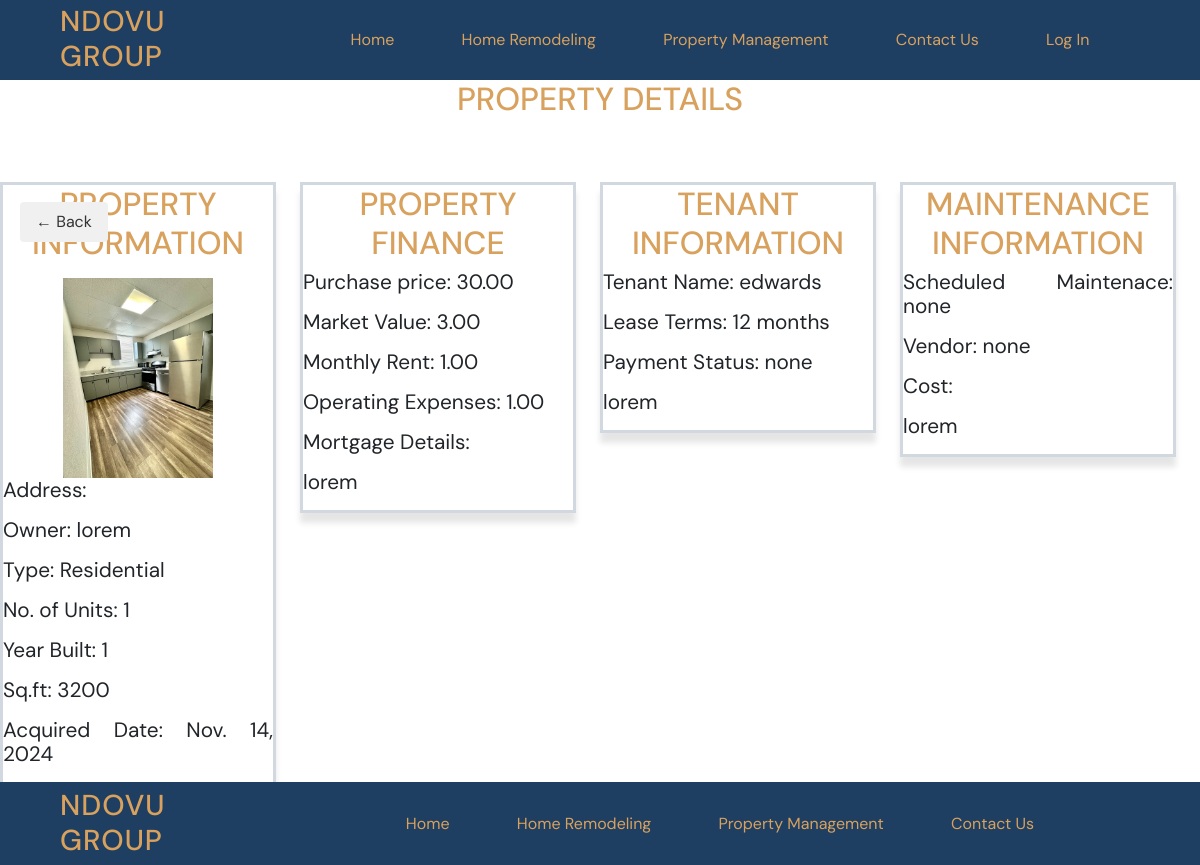
The app's page /property/27/ with its own data.
### property/models.py (models this page shows, shortened)
class PropertyManagement(models.Model):
    property_owner = models.CharField(max_length=128)
    image = models.ImageField(upload_to="static/img")
    address = models.CharField(max_length=200)
    property_type = models.CharField(max_length=50)
    number_of_units = models.CharField(max_length=10)
    year_built = models.TextField()
    square_footage = models.CharField(max_length=10)
    acquired_date = models.DateField()
    def __str__(self):
        return self.property_owner

class PropertyFinance(models.Model):
    purchase_price = MoneyField(max_digits=14, decimal_places=2, default_currency='USD')
    market_value = MoneyField(max_digits=14, decimal_places=2, default_currency='USD')
    monthly_rent = MoneyField(max_digits=14, decimal_places=2, default_currency='USD')
    operating_expenses = MoneyField(max_digits=14, decimal_places=2, default_currency='USD')
    mortgage_details = models.TextField()
    property = models.ForeignKey(PropertyManagement, null=True, blank=True, on_delete=models.CASCADE)

class PropertyTenantInfo(models.Model):
    name = models.CharField(max_length=128)
    lease_terms = models.CharField(max_length=50)
    rent_payment_status = models.CharField(max_length=10)
    property = models.ForeignKey(PropertyManagement, null=True, blank=True, on_delete=models.CASCADE)

class PropertyMaintenanceInfo(models.Model):
    scheduled_maintenance = models.CharField(max_length=128)
    vendor = models.CharField(max_length=50)
    cost = MoneyField(max_digits=14, decimal_places=2, default_currency='USD')
    property = models.ForeignKey(PropertyManagement, null=True, blank=True, on_delete=models.CASCADE)

### property/views.py (the view)
# urls.py: path("<int:pk>/", views.PropertyDetailView.as_view(), name="property_detail"),
class PropertyDetailView(DetailView): # read single, reads a single copy for read-only
        template_name = "property/property_detail.html"
        model = PropertyManagement
        def get_context_data(self, **kwargs):
                context = super().get_context_data(**kwargs)
                property = self.object
                finance = PropertyFinance.objects.filter(property=property).first()
                context["propertyfinance"] = finance
                tenant =  PropertyTenantInfo.objects.filter(property=property).first()
                context["propertytenantinfo"] = tenant
                maintenance = PropertyMaintenanceInfo.objects.filter(property=property).first()
                context["propertymaintenanceinfo"] = maintenance
                return context

### templates/property/property_detail.html (shortened to what this page needs)
{% extends 'base.html' %} {% load static %}  {% block content %}
<h1>Property Details</h1>
<section class=" details-container center-row">
  <div class="details-property">
    <h1>Property Information</h1>
    {% if propertymanagement.image %}
    <img src="{{ propertymanagement.image.url }}" alt="house" />
    {% endif %}
    <p>Address:{{ propertymanagement.adress }}</p>
    <p>Owner: {{ propertymanagement.property_owner }}</p>
    <p>Type: {{ propertymanagement.property_type }}</p>
    <p>No. of Units: {{ propertymanagement.number_of_units }}</p>
    <p>Year Built: {{ propertymanagement.year_built }}</p>
    <p>Sq.ft: {{ propertymanagement.square_footage }}</p>
    <p>Acquired Date: {{ propertymanagement.acquired_date }}</p>
  </div>
    <div class="details-property">
      <h1>Property Finance</h1>
      <p>Purchase price: {{ propertyfinance.purchase_price }}</p>
      <p>Market Value: {{ propertyfinance.market_value }}</p>
      <p>Monthly Rent: {{ propertyfinance.monthly_rent }}</p>
      <p>Operating Expenses: {{ propertyfinance.operating_expenses }}</p>
      <p>Mortgage Details: {{ propertyfinance.mortgage_detail }}</p>
      <p>{{ propertyfinance.property }}</p>
    </div>
    <div class="details-property">
      <h1>Tenant Information</h1>
      <p>Tenant Name: {{ propertytenantinfo.name }}</p>
      <p>Lease Terms: {{ propertytenantinfo.lease_terms }}</p>
      <p>Payment Status: {{ propertytenantinfo.rent_payment_status }}</p>
      <p>{{ propertytenantinfo.property }}</p>
    </div>
    <div class="details-property">
      <h1>Maintenance Information</h1>
      <p>
        Scheduled Maintenace: {{ propertymaintenanceinfo.scheduled_maintenance }} </p>
      <p>Vendor: {{ propertymaintenanceinfo.vendor }}</p>
      <p>Cost: {{ propertymaintenanceinfo.cost.amount }}</p>
      <p>{{ propertymaintenanceinfo.property }}</p>
    </div>
    <a href="{% url 'property_list' %}" class="back-button">← Back</a>
</section>
{% endblock content %}

### static/css/base.css (style rules this page uses)
:root { --secondary-color-600: #d8a25e; --background-color: #fdfdfd; --surface-color: #1e3e62; --neutral-color:#2e2f30; --DM-font: "DM Sans", sans-serif; }
* { font-family: var(--DM-font); margin: 0; padding: 0; text-decoration: none; }
html { font-size: 16px; background-color: var(--background-color); }
h1 { color: var(--secondary-color-600); font-size: 2rem; text-transform: uppercase; text-align: center; }
p { line-height: 1.5rem; font-size: 1.3rem; }
.center-row { display: flex; justify-content: center; align-items: center; }

### static/css/section.css (style rules this page uses)
.details-container { align-items: baseline; margin-top: 4rem; position: relative; }
.details-property { width: 400px; display: inline-block; border: 3px solid rgba(30, 62, 98, 0.2); box-shadow: 0 10px 6px rgba(0, 0, 0, 0.1); margin-bottom: 5rem; vertical-align: top; margin-right: 1.5rem; margin-left: 0rem; text-align: justify; align-items: baseline; }
.details-property img { height: 200px; object-fit: contain; display: block; margin: 1rem auto 0; }
.back-button { display: inline-block; padding: 8px 16px; position: absolute; top: 20px; left: 20px; background-color: #f0f0f0; color: #333; text-decoration: none; border-radius: 4px; transition: background-color 0.3s; }

### records on screen
PropertyManagement: image (picture), property_owner "lorem", property_type "Residential", number_of_units "1", year_built "1", square_footage "3200", acquired_date "Nov. 14, 2024"
PropertyFinance: purchase_price "30.00", market_value "3.00", monthly_rent "1.00", operating_expenses "1.00", property "lorem"
PropertyTenantInfo: name "edwards", lease_terms "12 months", rent_payment_status "none", property "lorem"
PropertyMaintenanceInfo: scheduled_maintenance "none", vendor "none", property "lorem"
